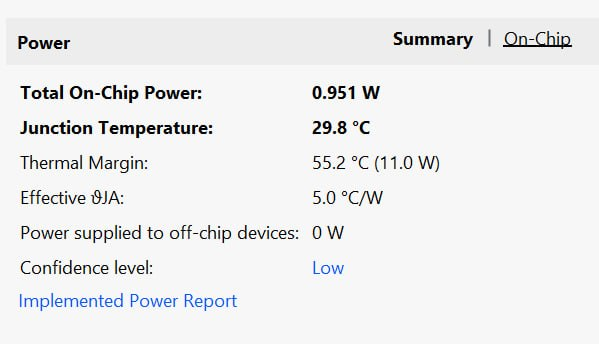
#> input picture IMG/power_report_bare.jpg, 599 x 344 px
$ python 01_image_to_pixels.py ../IMG/power_report_bare.jpg
#> lines starting #> are read from the running program, lines starting #| are printed output that depends on the picture
### presentation/common.py
#!/usr/bin/env python3
"""Shared image / hex helpers for the presentation pipeline."""

from pathlib import Path

import numpy as np
from PIL import Image, ImageDraw, ImageFont

BASE = Path(__file__).resolve().parent
ROOT = BASE.parent
OUT = BASE / "output"
INPUT_GLOB = ("input.png", "input.jpg", "input.jpeg", "input.bmp", "input.webp")
FALLBACK = ROOT / "IMG" / "sobel_input.png"

FONT_REG = "/usr/share/fonts/truetype/dejavu/DejaVuSans.ttf"
FONT_BOLD = "/usr/share/fonts/truetype/dejavu/DejaVuSans-Bold.ttf"
FONT_MONO = "/usr/share/fonts/truetype/dejavu/DejaVuSansMono-Bold.ttf"


def resolve_input(arg=None):
    """Pick the demo image: CLI arg > presentation/input.* > IMG/sobel_input.png."""
#> called with arg = '../IMG/power_report_bare.jpg'
    if arg:
        p = Path(arg).expanduser()
        if not p.is_absolute():
            # relative paths resolve against the cwd first, then the repo root,
            # so "IMG/x.png" works from inside presentation/ as well as above it
            for base in (Path.cwd(), ROOT):
                if (base / p).exists():
                    return base / p
            p = Path.cwd() / p
        if not p.exists():
            raise FileNotFoundError(f"input image not found: {p}")
        return p
    for name in INPUT_GLOB:
        p = BASE / name
        if p.exists():
            return p
    if FALLBACK.exists():
        return FALLBACK
    raise FileNotFoundError(
        "no input image found; pass one as an argument or drop input.png "
        "into the presentation folder"
    )


# [12 lines left out: function load_grayscale, not called in this run]


def write_hex(path, arr):
    values = np.asarray(arr, dtype=np.uint8).reshape(-1)
    Path(path).write_text("".join(f"{int(v):02x}\n" for v in values))
    return len(values)


def read_hex(path):
    tokens = Path(path).read_text().split()
    return np.array([int(t, 16) for t in tokens], dtype=np.uint8)


def upscale(arr, scale):
    img = Image.fromarray(np.asarray(arr, dtype=np.uint8), "L")
    return img.resize((img.width * scale, img.height * scale), Image.NEAREST)


# [5 lines left out: function font, not called in this run]


def ensure_out():
    OUT.mkdir(parents=True, exist_ok=True)
    return OUT

### presentation/visuals.py
#!/usr/bin/env python3
"""Shared terminal eye-candy for the presentation pipeline.

Everything here is pure standard library + numpy. Colours are 24-bit ANSI so
the demo looks the same on any modern terminal. Set NO_COLOR=1 to disable.
"""

import os
import shutil
import sys
import time

import numpy as np

RESET = "\033[0m"
BOLD = "\033[1m"
DIM = "\033[2m"

CYAN = (0, 229, 255)
MAGENTA = (255, 0, 190)
LIME = (120, 255, 90)
AMBER = (255, 190, 40)
VIOLET = (150, 90, 255)
WHITE = (235, 240, 255)
GREY = (110, 120, 140)
RED = (255, 70, 90)


def _color_enabled():
    if os.environ.get("NO_COLOR"):
        return False
    if os.environ.get("FORCE_COLOR"):
        return True
    return sys.stdout.isatty()


COLOR = _color_enabled()


def fg(text, rgb):
    if not COLOR:
        return str(text)
    return f"\033[38;2;{rgb[0]};{rgb[1]};{rgb[2]}m{text}{RESET}"


def bg(text, rgb):
    if not COLOR:
        return str(text)
    return f"\033[48;2;{rgb[0]};{rgb[1]};{rgb[2]}m{text}{RESET}"


def bold(text):
    return f"{BOLD}{text}{RESET}" if COLOR else str(text)


def dim(text):
    return f"{DIM}{text}{RESET}" if COLOR else str(text)


def _lerp(a, b, t):
    return tuple(int(a[i] + (b[i] - a[i]) * t) for i in range(3))


def gradient(text, a=CYAN, b=MAGENTA):
    if not COLOR or not text:
        return text
    out = []
    n = max(len(text) - 1, 1)
    for i, ch in enumerate(text):
        out.append(fg(ch, _lerp(a, b, i / n)))
    return "".join(out)


def banner(title, subtitle=""):
    width = max(len(title) + 8, 66)
    inner = width - 2
    print()
    print(fg("╔" + "═" * inner + "╗", CYAN))
    print(
        fg("║", CYAN)
        + " " * 2
        + bold(gradient(title.center(inner - 4), CYAN, MAGENTA))
        + " " * 2
        + fg("║", CYAN)
    )
    if subtitle:
        print(
            fg("║", CYAN)
            + " " * 2
            + fg(subtitle.center(inner - 4), GREY)
            + " " * 2
            + fg("║", CYAN)
        )
    print(fg("╚" + "═" * inner + "╝", CYAN))
    print()


def stage(number, total, title, subtitle=""):
    tag = f" STAGE {number}/{total} "
    print()
    print(fg("▚" * 3, MAGENTA) + bg(bold(tag), (30, 30, 55)) + fg("▞" * 3, CYAN))
    print("  " + bold(gradient(title, CYAN, LIME)))
    if subtitle:
        print("  " + fg(subtitle, GREY))
    print(fg("─" * 66, (45, 50, 70)))


def rule(char="─", width=66, rgb=(45, 50, 70)):
    print(fg(char * width, rgb))


def kv(label, value, unit="", rgb=CYAN):
    dots = "." * max(3, 28 - len(label))
    print(f"  {fg(label, GREY)} {dim(dots)} {bold(fg(f'{value}', rgb))} {dim(unit)}")


def note(text, rgb=GREY):
    print("  " + fg(text, rgb))


def hexdump(data, limit=64, per_line=16):
    data = np.asarray(data, dtype=np.uint8).reshape(-1)[:limit]
    for row in range(0, len(data), per_line):
        chunk = data[row:row + per_line]
        addr = fg(f"{row:04x}", VIOLET)
        cells = " ".join(fg(f"{v:02x}", _lerp(CYAN, MAGENTA, v / 255.0)) for v in chunk)
        print(f"  {addr}  {cells}")


def histogram(arr, width=48, bins=16):
    a = np.asarray(arr, dtype=np.uint8).reshape(-1)
    counts, edges = np.histogram(a, bins=bins, range=(0, 256))
    peak = counts.max() or 1
    for i, c in enumerate(counts):
        lo, hi = int(edges[i]), int(edges[i + 1]) - 1
        bar_len = int(round((c / peak) * width))
        bar = "█" * bar_len
        col = _lerp(CYAN, MAGENTA, i / max(bins - 1, 1))
        print(
            f"  {fg(f'{lo:3d}-{hi:3d}', GREY)} "
            f"{fg(bar, col)}{' ' * (width - bar_len)} {dim(f'{c:5d}')}"
        )


def _ramp_colors(values, stops, colors):
    vals = np.asarray(values, dtype=np.float32) / 255.0
    stops = np.asarray(stops, dtype=np.float32)
    colors = np.asarray(colors, dtype=np.float32)
    out = np.empty((*vals.shape, 3), dtype=np.float32)
    for k in range(3):
        out[..., k] = np.interp(vals, stops, colors[:, k])
    return out.astype(np.uint8)


def pixel_preview(arr, cols=44, title="", chars="  ", palette="gray"):
    a = np.asarray(arr, dtype=np.uint8)
    if a.ndim != 2:
        raise ValueError("pixel_preview expects a 2-D grayscale array")
    h, w = a.shape
    rows = max(1, int(round(cols * (h / w) * 0.5)))
    ys = np.linspace(0, h - 1, rows).astype(int)
    xs = np.linspace(0, w - 1, cols).astype(int)
    small = a[np.ix_(ys, xs)]
    if palette == "neon":
        rgb = _ramp_colors(
            small,
            [0.0, 0.30, 0.70, 1.0],
            [(8, 10, 24), (0, 200, 255), (255, 60, 220), (255, 255, 255)],
        )
    else:
        rgb = _ramp_colors(
            small,
            [0.0, 0.5, 1.0],
            [(14, 16, 32), (110, 125, 160), (238, 242, 255)],
        )
    if title:
        print("  " + fg(title, GREY))
    if not COLOR:
        ramp = " .:-=+*#%@"
        for row in small:
            print("  " + "".join(ramp[min(len(ramp) - 1, int(v) * len(ramp) // 256)]
                                  for v in row))
    else:
        for row in rgb:
            print("  " + "".join(bg(chars, (int(c[0]), int(c[1]), int(c[2])))
                                 for c in row))
    print("  " + dim(f"{w} x {h} px  ·  sampled to {cols} x {rows}"))


def progress(total, label="processing", width=36, delay=0.006):
    """Generator yielding 0..total while drawing a gradient progress bar."""
    total = max(1, int(total))
    tty = sys.stdout.isatty()
    t0 = time.time()
    for i in range(total + 1):
        frac = i / total
        if tty:
            filled = int(width * frac)
            bar = []
            for j in range(width):
                if j < filled:
                    bar.append(fg("█", _lerp(CYAN, MAGENTA, j / max(width - 1, 1))))
                else:
                    bar.append(fg("░", (38, 42, 60)))
            pct = f"{frac * 100:5.1f}%"
            spinner = "⠋⠙⠹⠸⠼⠴⠦⠧⠇⠏"[i % 10]
            sys.stdout.write(
                f"\r  {fg(spinner, LIME)} {fg(label, GREY):<28} "
                f"{''.join(bar)} {bold(pct)} "
            )
            sys.stdout.flush()
        if delay:
            time.sleep(delay)
        yield i
    if tty:
        dt = time.time() - t0
        sys.stdout.write(f"\r  {fg('✔', LIME)} {fg(label, GREY):<28} "
                         f"{' ' * width} {bold(f'{dt:0.2f}s')}\n")
        sys.stdout.flush()
    else:
        print(f"  {label}: done")


def hex_rain(rows=6, cols=48, delay=0.03):
    """Quick Matrix-style hex burst before the pixel dump."""
    if not sys.stdout.isatty():
        return
    rng = np.random.default_rng(7)
    for _ in range(rows):
        cells = []
        for _ in range(cols):
            v = int(rng.integers(0, 256))
            if rng.random() < 0.12:
                cells.append(fg(f"{v:02x}", WHITE))
            elif rng.random() < 0.5:
                cells.append(fg(f"{v:02x}", _lerp(CYAN, LIME, rng.random())))
            else:
                cells.append(dim(f"{v:02x}"))
        print("  " + " ".join(cells))
        time.sleep(delay)


# [16 lines left out: functions terminal_width, type_out, not called in this run]

### presentation/01_image_to_pixels.py
#!/usr/bin/env python3
"""Stage 1 — turn an image into a flat stream of 0..255 pixel values on the CPU.

    image  ->  RGB -> CPU luminance kernel -> uint8 matrix -> pixels.hex

Usage:
    python3 presentation/01_image_to_pixels.py [image] [--max-side 160]
"""

import argparse
import sys
from pathlib import Path

import numpy as np
from PIL import Image

sys.path.insert(0, str(Path(__file__).resolve().parent))
import visuals as v
from common import ensure_out, resolve_input, write_hex

LUM = np.array([0.299, 0.587, 0.114], dtype=np.float32)


def main():
    ap = argparse.ArgumentParser()
    ap.add_argument("image", nargs="?", help="input image (defaults to IMG/sobel_input.png)")
    ap.add_argument("--max-side", type=int, default=160)
    args = ap.parse_args()

    v.banner(
        "RISC-V  ×  EDGE-VISION  PIPELINE",
        "stage 1 · image  →  0..255 pixel stream  (CPU)",
    )
    v.stage(1, 3, "IMAGE → PIXELS", "CPU luminance kernel + byte serialisation")

    src = resolve_input(args.image)
    v.kv("source", src.name)
    v.kv("decoder", "Pillow RGB", "8-bit")
    v.note("formula:  Y = 0.299·R + 0.587·G + 0.114·B", v.CYAN)
    print()

    img = Image.open(src)
#> img is the input picture: PIL image 599x344 RGB; mean R, G, B 237.3, 237.6, 237.9
    if getattr(img, "is_animated", False):
        img.seek(0)
    img = img.convert("RGB")
    w, h = img.size
#> w = 599; h = 344
    scale = min(1.0, args.max_side / max(w, h))
#> scale = 0.267
    if scale < 1.0:
        img = img.resize((max(1, round(w * scale)), max(1, round(h * scale))),
                         Image.LANCZOS)
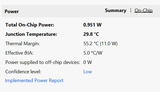
#> img: PIL image 160x92 RGB; mean R, G, B 237.2, 237.6, 237.9
    rgb = np.asarray(img, dtype=np.float32)

    for _ in v.progress(100, "CPU luminance conversion", delay=0.003):
        pass

    gray = np.clip(np.tensordot(rgb, LUM, axes=([2], [0])), 0, 255).astype(np.uint8)

    for _ in v.progress(60, "serialising bytes", delay=0.004):
        pass

    out = ensure_out()
    np.save(out / "01_grayscale.npy", gray)
    Image.fromarray(gray, "L").resize(
        (gray.shape[1] * 5, gray.shape[0] * 5), Image.NEAREST
    ).save(out / "01_grayscale.png")
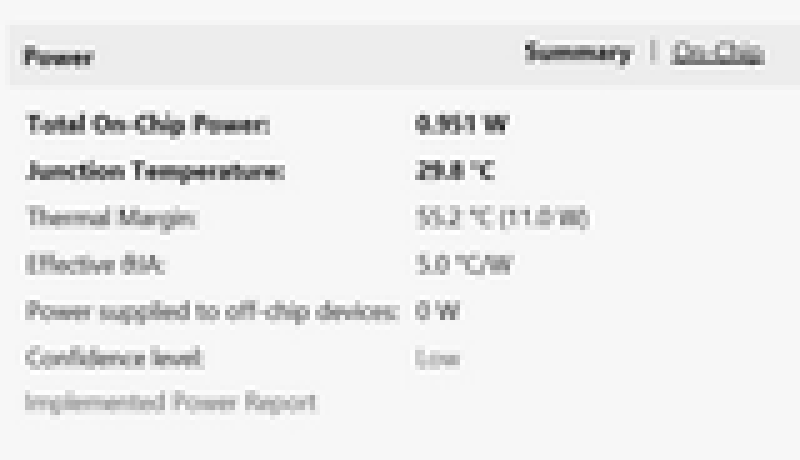
#> saved as 01_grayscale.png: PIL image 800x460 L; min 37, max 255, mean 237.3
    nbytes = write_hex(out / "pixels.hex", gray)
#> in write_hex, `values = np.asarray(arr, dtype=np.uint8).reshape(-1)`: values = 14720 values, max 255 at index 1736, min 37 at index 4100, mean 237.3
#> nbytes = 14720
    (out / "pixels.meta").write_text(f"{gray.shape[1]} {gray.shape[0]}\n")

    print()
    v.kv("resolution", f"{gray.shape[1]} x {gray.shape[0]}", "px", v.LIME)
    v.kv("pixels", f"{nbytes:,}", "samples", v.LIME)
    v.kv("range", f"{gray.min()} .. {gray.max()}", "0..255", v.AMBER)
    v.kv("mean", f"{gray.mean():.2f}", "intensity", v.CYAN)
    v.kv("unique levels", f"{len(np.unique(gray))}", "of 256", v.MAGENTA)

    print()
    v.rule()
    v.note("FIRST 64 BYTES OF THE PIXEL STREAM", v.MAGENTA)
    v.rule()
    v.hex_rain(rows=4, cols=40)
    v.hexdump(gray, limit=64)
#> in hexdump, `data = np.asarray(data, dtype=np.uint8).reshape(-1)[:limit]`: data = 64 values from 247 to 247
#> the loop in hexdump, `for row in range(0, len(data), per_line):` made 4 passes
#> (row, addr) on passes 2 to 4: (16, '0010'), (32, '0020'), (48, '0030')
#> addr on pass 1: '0000'
#|   0000  f7 f7 f7 f7 f7 f7 f7 f7 f7 f7 f7 f7 f7 f7 f7 f7
#|   0010  f7 f7 f7 f7 f7 f7 f7 f7 f7 f7 f7 f7 f7 f7 f7 f7
#|   0020  f7 f7 f7 f7 f7 f7 f7 f7 f7 f7 f7 f7 f7 f7 f7 f7
#|   0030  f7 f7 f7 f7 f7 f7 f7 f7 f7 f7 f7 f7 f7 f7 f7 f7

    print()
    v.rule()
    v.note("INTENSITY HISTOGRAM", v.MAGENTA)
    v.rule()
    v.histogram(gray)
#> in histogram, `a = np.asarray(arr, dtype=np.uint8).reshape(-1)`: a has the same summary as values in write_hex
#> in histogram, `counts, edges = np.histogram(a, bins=bins, range=(0, 256))`: counts = [0, 0, 2, 10, 33, 70, 63, 84, 113, 181, 228, 243, 243, 252, 1860, 11338]; edges = 17 values from 0 to 256
#> in histogram, `peak = counts.max() or 1`: peak = 11338
#> the loop in histogram, `for i, c in enumerate(counts):` made 16 passes
#> (c, lo, hi, bar_len, bar, col) on passes 1 to 12: (0, 0, 15, 0, '', (0, 229, 255)), (0, 16, 31, 0, '', (17, 213, 250)), (2, 32, 47, 0, '', (34, 198, 246)), (10, 48, 63, 0, '', (51, 183, 242)), (33, 64, 79, 0, '', (68, 167, 237)), (70, 80, 95, 0, '', (85, 152, 233)), (63, 96, 111, 0, '', (102, 137, 229)), (84, 112, 127, 0, '', (119, 122, 224)), (113, 128, 143, 0, '', (136, 106, 220)), (181, 144, 159, 1, '█', (153, 91, 216)), (228, 160, 175, 1, '█', (170, 76, 211)), (243, 176, 191, 1, '█', (187, 61, 207))
#> (c, lo, hi, bar_len, col) on pass 16: (11338, 240, 255, 48, (255, 0, 190))
#|     0- 15                                                      0
#|    16- 31                                                      0
#|    32- 47                                                      2
#|    48- 63                                                     10
#|    64- 79                                                     33
#|    80- 95                                                     70
#|    96-111                                                     63
#|   112-127                                                     84
#> (further printed lines are left out)

    print()
    v.rule()
    v.note("LIVE PIXEL GRID", v.MAGENTA)
    v.rule()
    v.pixel_preview(gray, cols=44, title=f"{src.name} → {gray.shape[1]}×{gray.shape[0]} grayscale")
#> the loop in pixel_preview, `for row in small:` made 13 passes
#|   160 x 92 px  ·  sampled to 44 x 13

    print()
    v.note(f"wrote {out / 'pixels.hex'}  ({nbytes} bytes)", v.LIME)
    v.note(f"wrote {out / '01_grayscale.png'}", v.LIME)
    print()
    print("  " + v.bold(v.gradient("STAGE 1 COMPLETE — pixel stream ready for the edge kernel")))
    print()


if __name__ == "__main__":
    main()

$ run again, on IMG/block_dig.png
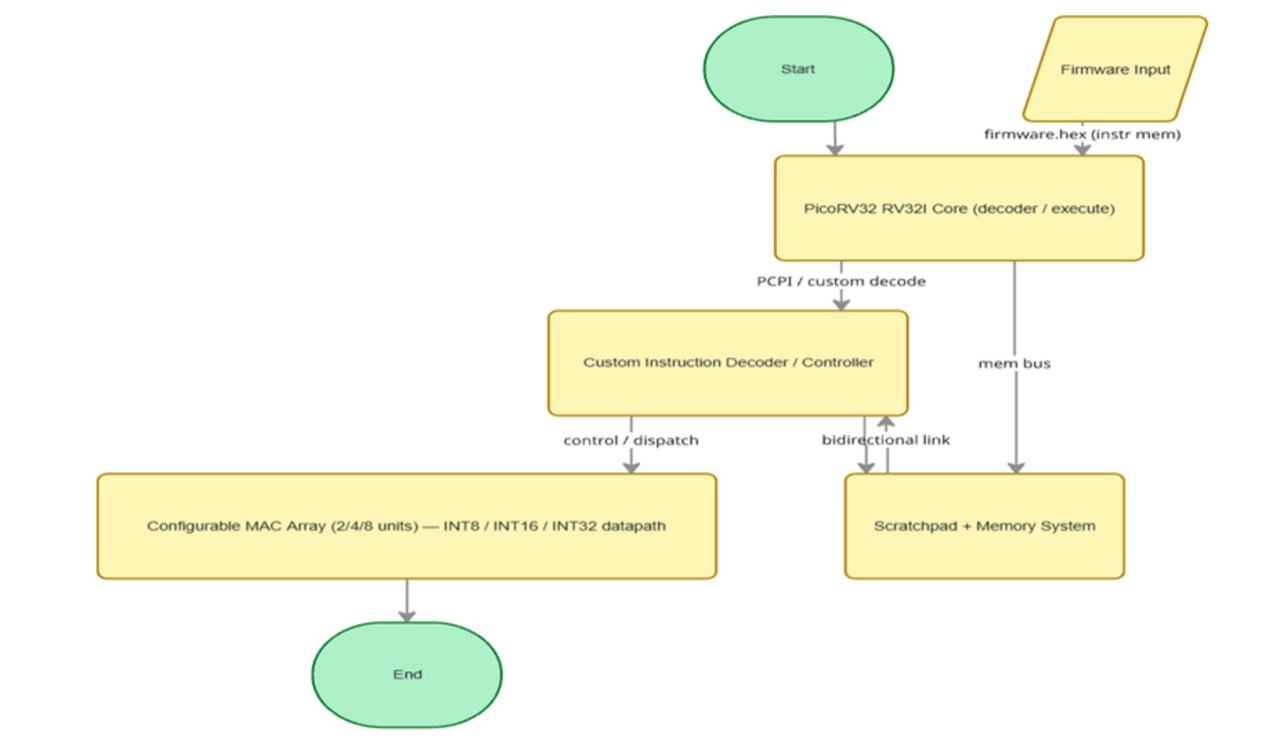
#> input picture IMG/block_dig.png, 1280 x 746 px
#> in main, img is the input picture: PIL image 1280x746 RGB; mean R, G, B 249.3, 249.8, 235
#> in main, `img = img.resize((max(1, round(w * scale)), max(1, round(h * scale))),..`:
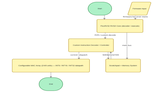
#> img: PIL image 160x93 RGB; mean R, G, B 249, 249.6, 234.7
#> in main, `gray = np.clip(np.tensordot(rgb, LUM, axes=([2], [0])), 0, 255).astype..`:
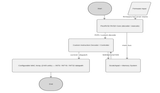
#> gray: shape (93, 160); min 149, max 255, mean 247.5
#> values = 14880 values, max 255 at index 0, min 149 at index 8430, mean 247.5
#> nbytes = 14880
#> data = 64 values from 255 to 255
#> the loop in hexdump, `for row in range(0, len(data), per_line):` made 4 passes
#> (row, addr) on passes 2 to 4: (16, '0010'), (32, '0020'), (48, '0030')
#> (printed output is left out)
#> a has the same summary as values in write_hex
#> counts = [0, 0, 0, 0, 0, 0, 0, 0, 0, 6, 29, 142, 205, 997, 842, 12659]; edges = 17 values from 0 to 256
#> peak = 12659
#> the loop in histogram, `for i, c in enumerate(counts):` made 16 passes
#> (c, lo, hi, bar_len, bar, col) on passes 1 to 8: (0, 0, 15, 0, '', (0, 229, 255)), (0, 16, 31, 0, '', (17, 213, 250)), (0, 32, 47, 0, '', (34, 198, 246)), (0, 48, 63, 0, '', (51, 183, 242)), (0, 64, 79, 0, '', (68, 167, 237)), (0, 80, 95, 0, '', (85, 152, 233)), (0, 96, 111, 0, '', (102, 137, 229)), (0, 112, 127, 0, '', (119, 122, 224))
#> (printed output is left out)
#> the loop in pixel_preview, `for row in small:` made 13 passes
#|   160 x 93 px  ·  sampled to 44 x 13

$ run again, on IMG/power_report_custom.png
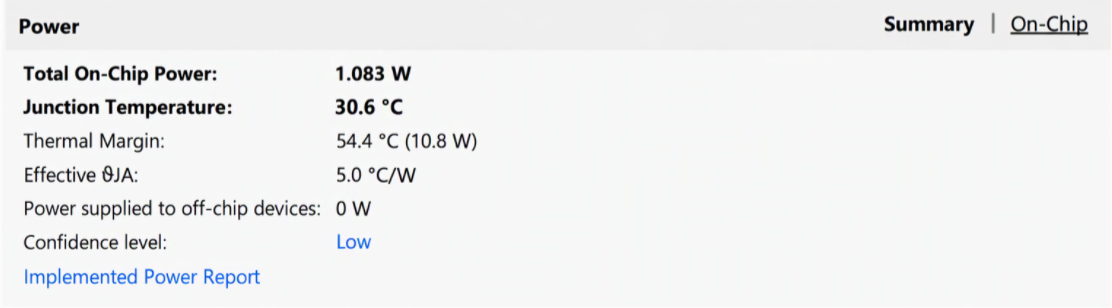
#> input picture IMG/power_report_custom.png, 1112 x 308 px
#> in main, img is the input picture: PIL image 1112x308 RGBA; mean R, G, B, A 238.9, 239.5, 240, 255
#> in main, `img = img.resize((max(1, round(w * scale)), max(1, round(h * scale))),..`:
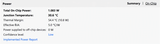
#> img: PIL image 160x44 RGB; mean R, G, B 238.9, 239.4, 240
#> in main, `Image.fromarray(gray, "L").resize( (gray.shape[1] * 5, gray.shape[0] *..`:
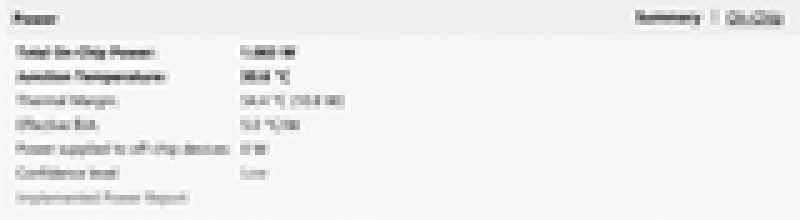
#> saved as 01_grayscale.png: PIL image 800x220 L; min 60, max 255, mean 239.1
#> values = 7040 values, max 255 at index 1284, min 60 at index 1657, mean 239.1
#> nbytes = 7040
#> data = 64 values, max 247 at index 0, min 236 at index 3, mean 239
#> the loop in hexdump, `for row in range(0, len(data), per_line):` made 4 passes
#> (row, addr) on passes 2 to 4: (16, '0010'), (32, '0020'), (48, '0030')
#> (printed output is left out)
#> a has the same summary as values in write_hex
#> counts = [0, 0, 0, 2, 4, 17, 30, 25, 24, 46, 111, 133, 119, 135, 1039, 5355]; edges = 17 values from 0 to 256
#> peak = 5355
#> the loop in histogram, `for i, c in enumerate(counts):` made 16 passes
#> (c, lo, hi, bar_len, bar, col) on passes 1 to 8: (0, 0, 15, 0, '', (0, 229, 255)), (0, 16, 31, 0, '', (17, 213, 250)), (0, 32, 47, 0, '', (34, 198, 246)), (2, 48, 63, 0, '', (51, 183, 242)), (4, 64, 79, 0, '', (68, 167, 237)), (17, 80, 95, 0, '', (85, 152, 233)), (30, 96, 111, 0, '', (102, 137, 229)), (25, 112, 127, 0, '', (119, 122, 224))
#> (printed output is left out)
#> the loop in pixel_preview, `for row in small:` made 6 passes
#|   160 x 44 px  ·  sampled to 44 x 6
